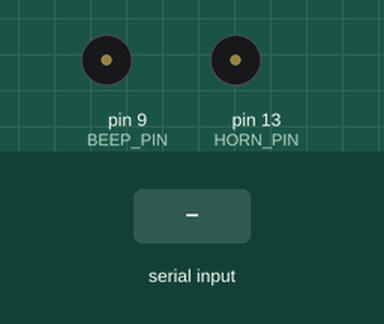
This sketch was run on a simulated Arduino Mega 2560, built with avr-gcc and run on an emulated ATmega2560. Shown: buzzer (waves = sounding, pin HIGH). The test bench sets the inputs (shaded band).

Above: at 1.2 s.
1.3 s: "s" received over the second serial link
At 1.7 s:
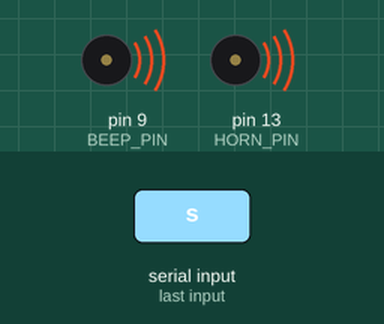
At 3.0 s:
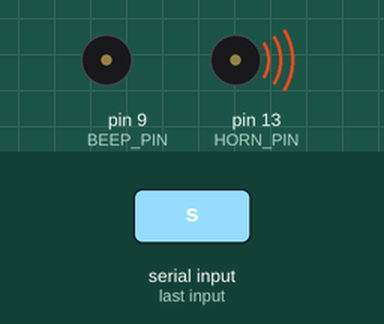
Timing chart, 0 to 32.8 s (numbered marks = the images above; inputs shaded):
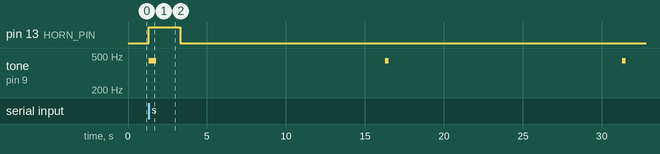

The sketch:

regatta_start.ino
```cpp
/*
 *  Simple code to run airhorn for a regatta start
 *
 *  (C) 2018
 *  Original Author: John Bayldon
 *
 *  licensing TBD
 *
 *
 *
 *
 *
 *
 */


enum state_enum {ORANGE,WARNING, PREP, READY_TO_START, AP, WAITING};

const long FIVE = 1000L*5*60;
const long FOUR = 1000L*4*60;
const long ONE = 1000L*1*60;
const long SHORT_HORN = 500L;
const long LONG_HORN = 2000L;
const long SHORT_BEEP = 200L;
const long LONG_BEEP = 500L;
const uint8_t HORN_PIN = 13;
const uint8_t BEEP_PIN = 9;

uint8_t timer_state = WAITING;
bool start_sequence = 0;
long start_time = 0;
long horn_timer = 0;
long beep_timer = 0;
long curr_time = 60000L*20;;
int inByte = 0;

void beep_on();
void beep_off();
void horn_on();
void horn_off();
void update_display();


void setup() {
  // put your setup code here, to run once:
  // setup serial
  Serial1.begin(9600);
  pinMode(HORN_PIN,OUTPUT);
  start_sequence = 0;

}

void loop() {
  //serial messages
  if (Serial1.available()>0){
    inByte = Serial1.read();
    switch (inByte ){
      case  114: //r
        timer_state = WAITING;
        start_sequence = 0;
        break;
       case 112: //p
        break;
       case 115: //s
        start_sequence = 1;
        break;
       case 116:
       if (timer_state == 5){
        start_time = millis() + ONE;
        timer_state = READY_TO_START;
        start_sequence = 1;
        horn_on();
        horn_timer = millis() + SHORT_HORN;
       }
        break;
       case 104:
        horn_on();
        horn_timer = millis()+ SHORT_HORN;
    }
  }
  //actions
  if (millis()>horn_timer){
    horn_off();
  }
  if (millis()>beep_timer){
    beep_off();
  }
  if (millis()%1000L<1){
    update_display();
  }

  if (timer_state != WAITING){

    if ((start_time-millis())%(1000L*60)<1){
    beep_on();
    beep_timer = millis()+LONG_BEEP;
  }
  else if ((start_time-millis())%(1000L*15)<1){
    beep_on();
    beep_timer = millis()+SHORT_BEEP;
  }
  }


  curr_time = start_time - millis();

  // put your main code here, to run repeatedly:
  switch(timer_state){
    case ORANGE:
      if (curr_time<FIVE){
        timer_state = WARNING;
        horn_on();
        horn_timer = millis()+SHORT_HORN;
      }
      break;
     case WARNING:
      if (curr_time< FOUR +1000L*4){
        if (curr_time%(1000L)<1){
          beep_on();
          beep_timer = millis() + SHORT_BEEP;
        }
      }
      if (curr_time<FOUR){
        timer_state = PREP;
        horn_on();
        horn_timer = millis()+SHORT_HORN;
        beep_on();
        beep_timer = millis() + LONG_BEEP;
      }
      break;
     case PREP:
       if (curr_time< ONE+1000L*4){
        if (curr_time%(1000L)<1){
          beep_on();
          beep_timer = millis() + SHORT_BEEP;
        }
      }
      if (curr_time<ONE){
        timer_state = READY_TO_START;
        horn_on();
        horn_timer = millis()+LONG_HORN;
        beep_on();
        beep_timer = millis()+LONG_BEEP;
      }
      break;
     case READY_TO_START:
           if (curr_time< 1000L*4){
        if (curr_time%(1000L)<1){
          beep_on();
          beep_timer = millis() + SHORT_BEEP;
        }
      }
      if (curr_time<0){
        start_time = millis()+FIVE;
        timer_state = WARNING;
        horn_on();
        horn_timer = millis()+SHORT_HORN;
        beep_on();
        beep_timer = millis()+LONG_BEEP;
      }
      break;
     case AP:
      break;
     case WAITING:
      //start_time = millis() + FIVE + FIVE;
      //horn_off();
      //beep_off();
      if (start_sequence){
        start_time = millis() + FIVE + FIVE;
        timer_state = ORANGE;
        horn_on();
        horn_timer = millis() + LONG_HORN;
      }
      break;


  }


}

void horn_on(){
  digitalWrite(HORN_PIN,HIGH);
}

void horn_off(){
  digitalWrite(HORN_PIN,LOW);
}

void beep_on(){
  tone(9,440);
}

void beep_off(){
  noTone(9);
}

void update_display(){
  //for now display send info to bluetooth. modify here for other display
  long curr_time = start_time-millis();
  String out_string = String(curr_time/1000/60);
  if (out_string.length()<2){
    out_string = String("0" + out_string);
  }
  Serial1.print("*");
  Serial1.print(out_string);
  Serial1.print(":");
  out_string = String(curr_time/1000%60);
  if (out_string.length()<2){
    out_string = String("0" + out_string);
  }
  Serial1.print(out_string);
  Serial1.print(',');
  Serial1.println(timer_state);
}
```

Measured:
- after the input at 1.3 s, pin 13 (HORN_PIN): LOW → HIGH at once, → LOW 2.0 s later; tone on pin 9 (BEEP_PIN): silent → 440 Hz at once, then repeats every 14.7 s: silent 14.5 s, 440 Hz 0.20 s
